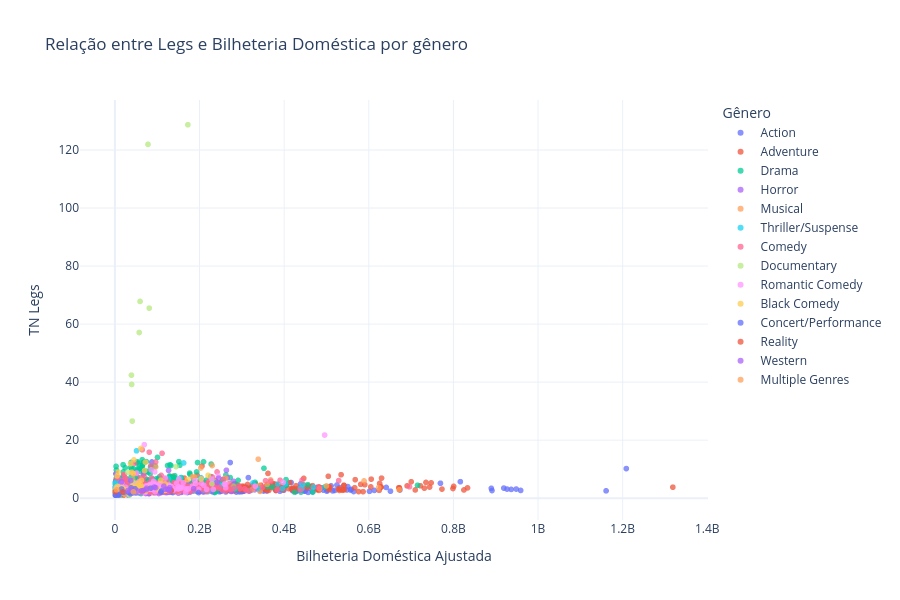

Here is the notebook cell this chart was saved with:
### Markdown cell above
### 1 | Arrecadação na estreia vs. Legs como influência no box office:
___

### Code cell
fig = px.scatter(
    df,
    y='tn_legs',          # Eixo X: Multiplicador de "pernas" (sustentabilidade do filme)
    x='domestic_bo',      # Eixo Y: Bilheteria doméstica ajustada pela inflação
    hover_name='nome',    # Exibe o nome do filme ao passar o mouse
    hover_data=['year', 'rating', 'estreia_bilheteria'], # Dados extras no tooltip
    color='genre',        # Opcional: Colorir os pontos por gênero (se a coluna existir)
    title='Relação entre Legs e Bilheteria Doméstica por gênero',
    labels={
        'tn_legs': 'TN Legs (Multiplicador)',
        'domestic_bo': 'Bilheteria Doméstica Ajustada ($)',
        'genre': 'Gênero'
    },
    opacity=0.75
)

# 3. Ajustes visuais (Opcional, mas altamente recomendado para bilheterias)
fig.update_layout(
    yaxis_title='TN Legs',
    xaxis_title='Bilheteria Doméstica Ajustada',
    #yaxis_type='log',     # Transforma o eixo Y em escala logarítmica para melhor visualização
    width=900,
    height=600,
    template='plotly_white'
)

# Exibe o gráfico interativo
fig.show()

### Figure 1 — Plotly figure (JSON) as saved in the notebook; plotly's stock layout.template omitted (floating-point values rounded to 4 significant figures; data arrays with more than 128 entries replaced by an {"elided": "..."} marker saying what was removed)
{"data": [{"customdata": {"elided": "462x3 mixed values"}, "hovertemplate": "<b>%{hovertext}</b><br><br>Gênero=Action<br>Bilheteria Doméstica Ajustada ($)=%{x}<br>TN Legs (Multiplicador)=%{y}<br>year=%{customdata[0]}<br>rating=%{customdata[1]}<br>estreia_bilheteria=%{customdata[2]}<extra></extra>", "hovertext": {"elided": "462 str values"}, "legendgroup": "Action", "marker": {"color": "#636efa", "opacity": 0.75, "symbol": "circle"}, "mode": "markers", "name": "Action", "showlegend": true, "type": "scattergl", "x": {"elided": "462 float values"}, "xaxis": "x", "y": {"elided": "462 float values"}, "yaxis": "y"}, {"customdata": {"elided": "457x3 mixed values"}, "hovertemplate": "<b>%{hovertext}</b><br><br>Gênero=Adventure<br>Bilheteria Doméstica Ajustada ($)=%{x}<br>TN Legs (Multiplicador)=%{y}<br>year=%{customdata[0]}<br>rating=%{customdata[1]}<br>estreia_bilheteria=%{customdata[2]}<extra></extra>", "hovertext": {"elided": "457 str values"}, "legendgroup": "Adventure", "marker": {"color": "#EF553B", "opacity": 0.75, "symbol": "circle"}, "mode": "markers", "name": "Adventure", "showlegend": true, "type": "scattergl", "x": {"elided": "457 float values"}, "xaxis": "x", "y": {"elided": "457 float values"}, "yaxis": "y"}, {"customdata": {"elided": "458x3 mixed values"}, "hovertemplate": "<b>%{hovertext}</b><br><br>Gênero=Drama<br>Bilheteria Doméstica Ajustada ($)=%{x}<br>TN Legs (Multiplicador)=%{y}<br>year=%{customdata[0]}<br>rating=%{customdata[1]}<br>estreia_bilheteria=%{customdata[2]}<extra></extra>", "hovertext": {"elided": "458 str values"}, "legendgroup": "Drama", "marker": {"color": "#00cc96", "opacity": 0.75, "symbol": "circle"}, "mode": "markers", "name": "Drama", "showlegend": true, "type": "scattergl", "x": {"elided": "458 float values"}, "xaxis": "x", "y": {"elided": "458 float values"}, "yaxis": "y"}, {"customdata": {"elided": "293x3 mixed values"}, "hovertemplate": "<b>%{hovertext}</b><br><br>Gênero=Horror<br>Bilheteria Doméstica Ajustada ($)=%{x}<br>TN Legs (Multiplicador)=%{y}<br>year=%{customdata[0]}<br>rating=%{customdata[1]}<br>estreia_bilheteria=%{customdata[2]}<extra></extra>", "hovertext": {"elided": "293 str values"}, "legendgroup": "Horror", "marker": {"color": "#ab63fa", "opacity": 0.75, "symbol": "circle"}, "mode": "markers", "name": "Horror", "showlegend": true, "type": "scattergl", "x": {"elided": "293 float values"}, "xaxis": "x", "y": {"elided": "293 float values"}, "yaxis": "y"}, {"customdata": {"elided": "52x3 mixed values"}, "hovertemplate": "<b>%{hovertext}</b><br><br>Gênero=Musical<br>Bilheteria Doméstica Ajustada ($)=%{x}<br>TN Legs (Multiplicador)=%{y}<br>year=%{customdata[0]}<br>rating=%{customdata[1]}<br>estreia_bilheteria=%{customdata[2]}<extra></extra>", "hovertext": ["Moana (2026)", "Drummer Boy (2026)", "Wicked: For Good (2025)", "Disney’s Snow White (2025)", "David (2025)", "Gabby’s Dollhouse: The Movie (2025)", "KPop Demon Hunters (2025)", "Wicked (2024)", "Moana 2 (2024)", "Mufasa: The Lion King (2024)", "Mean Girls (2024)", "The Little Mermaid (2023)", "Wonka (2023)", "The Color Purple (2023)", "Lyle, Lyle, Crocodile (2022)", "Sing 2 (2021)", "West Side Story (2021)", "In the Heights (2021)", "Dear Evan Hansen (2021)", "Hamilton (2020)", "The Forgotten Carols (2020)", "Frozen II (2019)", "Cats (2019)", "Mary Poppins Returns (2018)", "Mamma Mia: Here We Go Again! (2018)", "Beauty and the Beast (2017)", "Coco (2017)", "The Greatest Showman (2017)", "Sing (2016)", "Moana (2016)", "La La Land (2016)", "Into the Woods (2014)", "Annie (2014)", "Frozen (2013)", "Les Misérables (2012)", "Rock of Ages (2012)", "Joyful Noise (2012)", "Happy Feet Two (2011)", "Burlesque (2010)", "Mamma Mia! (2008)", "High School Musical 3: Senior Year (2008)", "Enchanted (2007)", "Hairspray (2007)", "Sweeney Todd: The Demon Barber of Fleet Street (2007)", "Across the Universe (2007)", "Happy Feet (2006)", "Dreamgirls (2006)", "Rent (2005)", "The Phantom of the Opera (2004)", "Chicago (2002)", "Eight Crazy Nights (2002)", "Moulin Rouge! (2001)"], "legendgroup": "Musical", "marker": {"color": "#FFA15A", "opacity": 0.75, "symbol": "circle"}, "mode": "markers", "name": "Musical", "showlegend": true, "type": "scattergl", "x": [126200000.0, 9313000.0, 342900000.0, 87200000.0, 80380000.0, 32010000.0, 24300000.0, 499900000.0, 483600000.0, 261900000.0, 76750000.0, 326000000.0, 235900000.0, 65680000.0, 53250000.0, 188000000.0, 44900000.0, 35250000.0, 17640000.0, 16950000.0, 654200.0, 623200000.0, 35450000.0, 225300000.0, 158400000.0, 672000000.0, 280000000.0, 229900000.0, 368000000.0, 341900000.0, 203000000.0, 184500000.0, 124500000.0, 588800000.0, 221700000.0, 57870000.0, 46480000.0, 96520000.0, 59770000.0, 227000000.0, 150800000.0, 220900000.0, 206600000.0, 90340000.0, 42320000.0, 359600000.0, 182900000.0, 54250000.0, 96400000.0, 338700000.0, 48580000.0, 121200000.0], "xaxis": "x", "y": [2.93, 1.0, 2.33, 2.07, 3.65, 2.34, 1.27, 4.22, 3.29, 6.92, 2.53, 3.12, 5.6, 5.16, 4.11, 7.29, 3.64, 2.61, 2.02, 1.68, 4.79, 3.66, 4.1, 6.06, 3.45, 2.88, 4.14, 11.23, 6.3, 4.39, 10.4, 4.12, 5.21, 5.95, 5.47, 2.67, 2.76, 3.01, 3.3, 5.22, 2.15, 3.71, 4.33, 5.69, 6.36, 4.77, 7.33, 2.9, 10.79, 13.43, 2.5, 4.18], "yaxis": "y"}, {"customdata": {"elided": "283x3 mixed values"}, "hovertemplate": "<b>%{hovertext}</b><br><br>Gênero=Thriller/Suspense<br>Bilheteria Doméstica Ajustada ($)=%{x}<br>TN Legs (Multiplicador)=%{y}<br>year=%{customdata[0]}<br>rating=%{customdata[1]}<br>estreia_bilheteria=%{customdata[2]}<extra></extra>", "hovertext": {"elided": "283 str values"}, "legendgroup": "Thriller/Suspense", "marker": {"color": "#19d3f3", "opacity": 0.75, "symbol": "circle"}, "mode": "markers", "name": "Thriller/Suspense", "showlegend": true, "type": "scattergl", "x": {"elided": "283 float values"}, "xaxis": "x", "y": {"elided": "283 float values"}, "yaxis": "y"}, {"customdata": {"elided": "436x3 mixed values"}, "hovertemplate": "<b>%{hovertext}</b><br><br>Gênero=Comedy<br>Bilheteria Doméstica Ajustada ($)=%{x}<br>TN Legs (Multiplicador)=%{y}<br>year=%{customdata[0]}<br>rating=%{customdata[1]}<br>estreia_bilheteria=%{customdata[2]}<extra></extra>", "hovertext": {"elided": "436 str values"}, "legendgroup": "Comedy", "marker": {"color": "#FF6692", "opacity": 0.75, "symbol": "circle"}, "mode": "markers", "name": "Comedy", "showlegend": true, "type": "scattergl", "x": {"elided": "436 float values"}, "xaxis": "x", "y": {"elided": "436 float values"}, "yaxis": "y"}, {"customdata": [[2026, "R", 15601418], [2026, "PG", 7161605], [2026, "PG-13", 3215438], [2025, "Not", 34062774], [2025, "PG-13", 2578510], [2024, "PG-13", 4805000.0], [2024, "PG", 4073000.0], [2023, "PG-13", 5223000.0], [2022, "PG-13", 1397000.0], [2021, "R", 2339000.0], [2021, "PG-13", 761600.0], [2020, null, 1302827], [2020, "R", 49280.0], [2018, "PG-13", 624200.0], [2012, "PG", 47490.0], [2012, "G", 16040000.0], [2011, "G", 921100.0], [2010, "G", 608400.0], [2009, "PG", 37050000.0], [2009, "G", 1004000.0], [2009, "G", 14070000.0], [2007, "PG-13", 119900.0], [2007, "Not", 1009000.0], [2006, "G", 1215000.0], [2005, "G", 256500.0], [2005, "Not", 874853], [2004, "R", 46070000.0], [2002, "Not", 812900.0], [2000, "Not", null], [2000, "Not", 1269000.0]], "hovertemplate": "<b>%{hovertext}</b><br><br>Gênero=Documentary<br>Bilheteria Doméstica Ajustada ($)=%{x}<br>TN Legs (Multiplicador)=%{y}<br>year=%{customdata[0]}<br>rating=%{customdata[1]}<br>estreia_bilheteria=%{customdata[2]}<extra></extra>", "hovertext": ["You Can See Everything (2026)", "Melania (2026)", "EPiC: Elvis Presley in Concert (2026)", "Taylor Swift | The Official Release Party of a Showgirl (2025)", "Becoming Led Zeppelin (2025)", "Am I Racist? (2024)", "Piece by Piece (2024)", "After Death (2023)", "Moonage Daydream (2022)", "Roadrunner: A Film About Anthony Bourdain (2021)", "Summer of Soul (…Or, When the Revolution Could Not Be Televised) (2021)", "Break the Silence: The Movie (브레이크 더 사일런스: 더 무비) (2020)", "Once Were Brothers: Robbie Robertson and The Band (2020)", "Won’t You Be My Neighbor? (2018)", "2016: Obama’s America (2012)", "Chimpanzee (2012)", "Born to be Wild 3D (2011)", "Hubble 3D (2010)", "Michael Jackson’s This Is It (2009)", "Under the Sea 3D (2009)", "Earth (2009)", "Sicko (2007)", "Sea Monsters: A Prehistoric Adventure (2007)", "Deep Sea 3D (2006)", "La Marche de L’empereur (2005)", "Magnificent Desolation (2005)", "Fahrenheit 9/11 (2004)", "Space Station (2002)", "Dolphins (2000)", "Michael Jordan to the MAX (2000)"], "legendgroup": "Documentary", "marker": {"color": "#B6E880", "opacity": 0.75, "symbol": "circle"}, "mode": "markers", "name": "Documentary", "showlegend": true, "type": "scattergl", "x": [79800000.0, 16360000.0, 13570000.0, 34060000.0, 10400000.0, 13020000.0, 10320000.0, 11870000.0, 4846000.0, 6297000.0, 2729000.0, 1303000.0, 585700.0, 29980000.0, 50110000.0, 43520000.0, 39060000.0, 78160000.0, 115000000.0, 57310000.0, 51050000.0, 42660000.0, 39560000.0, 81020000.0, 144500000.0, 59320000.0, 229400000.0, 172400000.0, 113300000.0, 40910000.0], "xaxis": "x", "y": [4.26, 2.28, 3.87, 1.0, 4.03, 2.71, 2.53, 2.27, 3.47, 2.69, 3.58, 1.0, 2.65, 8.88, 5.12, 2.71, 42.4, 122.0, 3.1, 57.1, 3.63, 5.45, 39.2, 65.51, 10.88, 67.81, 4.98, 128.7, NaN, 26.56], "yaxis": "y"}, {"customdata": {"elided": "133x3 mixed values"}, "hovertemplate": "<b>%{hovertext}</b><br><br>Gênero=Romantic Comedy<br>Bilheteria Doméstica Ajustada ($)=%{x}<br>TN Legs (Multiplicador)=%{y}<br>year=%{customdata[0]}<br>rating=%{customdata[1]}<br>estreia_bilheteria=%{customdata[2]}<extra></extra>", "hovertext": {"elided": "133 str values"}, "legendgroup": "Romantic Comedy", "marker": {"color": "#FF97FF", "opacity": 0.75, "symbol": "circle"}, "mode": "markers", "name": "Romantic Comedy", "showlegend": true, "type": "scattergl", "x": {"elided": "133 float values"}, "xaxis": "x", "y": {"elided": "133 float values"}, "yaxis": "y"}, {"customdata": {"elided": "51x3 mixed values"}, "hovertemplate": "<b>%{hovertext}</b><br><br>Gênero=Black Comedy<br>Bilheteria Doméstica Ajustada ($)=%{x}<br>TN Legs (Multiplicador)=%{y}<br>year=%{customdata[0]}<br>rating=%{customdata[1]}<br>estreia_bilheteria=%{customdata[2]}<extra></extra>", "hovertext": ["Ready or Not 2: Here I Come (2025)", "Digger (2026)", "How to Make a Killing (2026)", "Mickey 17 (2025)", "The Monkey (2025)", "Roofman (2025)", "Companion (2025)", "The Phoenician Scheme (2025)", "Bugonia (2025)", "Friendship (2025)", "The Roses (2025)", "Death of a Unicorn (2025)", "Cocaine Bear (2023)", "Poor Things (2023)", "The Menu (2022)", "Triangle of Sadness (2022)", "Vengeance (2022)", "Zola (2021)", "Promising Young Woman (2020)", "Parasite (기생충) (2019)", "Jojo Rabbit (2019)", "Ready or Not (2019)", "BlacKkKlansman (2018)", "Vice (2018)", "The Favourite (2018)", "Three Billboards Outside Ebbing, Missouri (2017)", "I, Tonya (2017)", "Rough Night (2017)", "War Dogs (2016)", "The Nice Guys (2016)", "Horrible Bosses 2 (2014)", "Birdman or (The Unexpected Virtue of Ignorance) (2014)", "American Hustle (2013)", "The Wolf of Wall Street (2013)", "August: Osage County (2013)", "The Family (2013)", "Dark Shadows (2012)", "30 Minutes or Less (2011)", "50/50 (2011)", "The Sitter (2011)", "Kick-Ass (2010)", "Death at a Funeral (2010)", "The Men Who Stare at Goats (2009)", "Burn After Reading (2008)", "Fun with Dick & Jane (2005)", "The Stepford Wives (2004)", "The Ladykillers (2004)", "Bad Santa (2003)", "The Royal Tenenbaums (2001)", "Snatch (2000)", "Nurse Betty (2000)"], "legendgroup": "Black Comedy", "marker": {"color": "#FECB52", "opacity": 0.75, "symbol": "circle"}, "mode": "markers", "name": "Black Comedy", "showlegend": true, "type": "scattergl", "x": [22990000.0, 18180000.0, 7852000.0, 46140000.0, 39720000.0, 22740000.0, 20870000.0, 19560000.0, 17690000.0, 16230000.0, 15300000.0, 12520000.0, 70700000.0, 36880000.0, 41240000.0, 5213000.0, 4919000.0, 5697000.0, 7751000.0, 70090000.0, 43540000.0, 37490000.0, 61170000.0, 62600000.0, 44990000.0, 72060000.0, 39450000.0, 29470000.0, 59500000.0, 50140000.0, 79580000.0, 61170000.0, 220200000.0, 171500000.0, 55250000.0, 54310000.0, 119800000.0, 55880000.0, 49940000.0, 46040000.0, 72870000.0, 64790000.0, 51680000.0, 100500000.0, 204000000.0, 114500000.0, 76440000.0, 118600000.0, 108400000.0, 63600000.0, 55850000.0], "xaxis": "x", "y": [2.53, 2.27, 2.25, 2.43, 2.83, 2.8, 2.24, 3.12, 3.52, 3.12, 2.44, 2.16, 2.78, 11.87, 4.28, 7.67, 2.47, 4.04, 8.98, 9.48, 8.44, 3.58, 4.54, 6.16, 13.19, 12.38, 8.93, 2.76, 2.93, 3.24, 3.52, 17.13, 7.86, 6.35, 5.12, 2.63, 2.69, 2.78, 4.05, 3.1, 2.42, 2.64, 2.55, 3.16, 6.69, 2.78, 3.14, 4.89, 6.15, 3.76, 3.52], "yaxis": "y"}, {"customdata": [[2026, null, 10261123], [2026, "PG-13", 7011311], [2026, "Not", 5710133], [2023, "PG-13", 101900000.0], [2023, "Not", 23820000.0], [2022, null, 7768893], [2021, null, 4992000.0], [2020, "Not", 1498253], [2020, "Not", 1124348], [2016, "R", 16270000.0], [2013, "R", 14760000.0], [2013, "PG", 23270000.0], [2012, "PG", 10730000.0], [2011, "G", 44510000.0], [2008, "G", 51830000.0], [2000, "R", 24530000.0]], "hovertemplate": "<b>%{hovertext}</b><br><br>Gênero=Concert/Performance<br>Bilheteria Doméstica Ajustada ($)=%{x}<br>TN Legs (Multiplicador)=%{y}<br>year=%{customdata[0]}<br>rating=%{customdata[1]}<br>estreia_bilheteria=%{customdata[2]}<extra></extra>", "hovertext": ["Hadestown: The Musical (2026)", "Billie Eilish: Hit Me Hard and Soft—The Tour (2026)", "Stray Kids: The DominATE experience (2026)", "TAYLOR SWIFT | THE ERAS TOUR (2023)", "RENAISSANCE: A FILM BY BEYONCÉ (2023)", "BTS Permission to Dance on Stage Seoul — Live Viewing (2022)", "Christmas with the Chosen: The Messengers (2021)", "Met Opera — Agrippina (2020)", "Met Opera: Wozzeck (2020)", "Kevin Hart: What Now? (2016)", "Kevin Hart: Let Me Explain (2013)", "One Direction: This is Us (2013)", "Katy Perry: Part of Me (2012)", "Justin Bieber: Never Say Never (2011)", "Hannah Montana and Miley Cyrus: Best of Both Worlds Concert Tour (2008)", "The Original Kings of Comedy (2000)"], "legendgroup": "Concert/Performance", "marker": {"color": "#636efa", "opacity": 0.75, "symbol": "circle"}, "mode": "markers", "name": "Concert/Performance", "showlegend": true, "type": "scattergl", "x": [20730000.0, 9901000.0, 7233000.0, 197600000.0, 37030000.0, 7769000.0, 15740000.0, 1498000.0, 1124000.0, 32620000.0, 47430000.0, 42480000.0, 38050000.0, 110100000.0, 108700000.0, 84690000.0], "xaxis": "x", "y": [2.02, 1.41, 1.27, 1.94, 1.55, 1.0, 3.15, 1.0, 1.0, 2.0, 3.21, 1.83, 3.55, 2.47, 2.1, 3.45], "yaxis": "y"}, {"customdata": [[2026, "R", 8464977], [2022, "R", 26300000.0], [2020, "Not", 283900.0], [2006, "R", 52960000.0], [2002, "R", 46850000.0]], "hovertemplate": "<b>%{hovertext}</b><br><br>Gênero=Reality<br>Bilheteria Doméstica Ajustada ($)=%{x}<br>TN Legs (Multiplicador)=%{y}<br>year=%{customdata[0]}<br>rating=%{customdata[1]}<br>estreia_bilheteria=%{customdata[2]}<extra></extra>", "hovertext": ["Jackass: Best and Last (2026)", "jackass forever (2022)", "CatVideoFest 2020 (2020)", "Jackass: Number Two (2006)", "Jackass: The Movie (2002)"], "legendgroup": "Reality", "marker": {"color": "#EF553B", "opacity": 0.75, "symbol": "circle"}, "mode": "markers", "name": "Reality", "showlegend": true, "type": "scattergl", "x": [18270000.0, 65590000.0, 623800.0, 132900000.0, 132300000.0], "xaxis": "x", "y": [2.16, 2.49, 2.2, 2.51, 2.82], "yaxis": "y"}, {"customdata": [[2024, "R", 11690000.0], [2023, "R", 25410000.0], [2020, "PG-13", 2730000.0], [2017, "PG-13", 25540000.0], [2017, "R", 30000.0], [2016, "PG-13", 47980000.0], [2016, "R", 859100.0], [2015, "R", 6416000.0], [2014, "R", 24590000.0], [2013, "PG-13", 40640000.0], [2012, "R", 44710000.0], [2011, "PG", 57430000.0], [2010, "PG-13", 35500000.0], [2007, "R", 2092000.0], [2007, "R", 24400000.0], [2004, "PG-13", 36260000.0], [2004, "PG", 26730000.0], [2003, "PG-13", 38880000.0], [2003, "R", 27860000.0], [2003, "R", 21470000.0], [2000, "PG-13", 43600000.0]], "hovertemplate": "<b>%{hovertext}</b><br><br>Gênero=Western<br>Bilheteria Doméstica Ajustada ($)=%{x}<br>TN Legs (Multiplicador)=%{y}<br>year=%{customdata[0]}<br>rating=%{customdata[1]}<br>estreia_bilheteria=%{customdata[2]}<extra></extra>", "hovertext": ["Horizon: An American Saga Chapter 1 (2024)", "Killers of the Flower Moon (2023)", "News of the World (2020)", "The Dark Tower (2017)", "Hostiles (2017)", "The Magnificent Seven (2016)", "Hell or High Water (2016)", "The Hateful Eight (2015)", "A Million Ways to Die in The West (2014)", "The Lone Ranger (2013)", "Django Unchained (2012)", "Rango (2011)", "True Grit (2010)", "No Country for Old Men (2007)", "3:10 to Yuma (2007)", "Hidalgo (2004)", "Home on the Range (2004)", "Shanghai Knights (2003)", "Open Range (2003)", "The Missing (2003)", "Shanghai Noon (2000)"], "legendgroup": "Western", "marker": {"color": "#ab63fa", "opacity": 0.75, "symbol": "circle"}, "mode": "markers", "name": "Western", "showlegend": true, "type": "scattergl", "x": [30700000.0, 74350000.0, 15370000.0, 67600000.0, 39150000.0, 129200000.0, 37340000.0, 75310000.0, 62540000.0, 124200000.0, 241700000.0, 186200000.0, 244900000.0, 126700000.0, 93190000.0, 129600000.0, 96350000.0, 119900000.0, 115700000.0, 53300000.0, 126300000.0], "xaxis": "x", "y": [2.63, 2.93, 5.63, 2.65, 2.95, 2.69, 6.08, 3.45, 2.54, 3.06, 5.4, 3.24, 6.9, 9.55, 3.82, 3.57, 3.6, 3.08, 4.15, 2.48, 2.9], "yaxis": "y"}, {"customdata": [[2020, "Not", 1505000.0], [2007, "R", 20160000.0]], "hovertemplate": "<b>%{hovertext}</b><br><br>Gênero=Multiple Genres<br>Bilheteria Doméstica Ajustada ($)=%{x}<br>TN Legs (Multiplicador)=%{y}<br>year=%{customdata[0]}<br>rating=%{customdata[1]}<br>estreia_bilheteria=%{customdata[2]}<extra></extra>", "hovertext": ["2020 Oscar Shorts (2020)", "Grindhouse (2007)"], "legendgroup": "Multiple Genres", "marker": {"color": "#FFA15A", "opacity": 0.75, "symbol": "circle"}, "mode": "markers", "name": "Multiple Genres", "showlegend": true, "type": "scattergl", "x": [4306000.0, 43510000.0], "xaxis": "x", "y": [2.86, 2.16], "yaxis": "y"}], "layout": {"height": 600, "legend": {"title": {"text": "Gênero"}, "tracegroupgap": 0}, "title": {"text": "Relação entre Legs e Bilheteria Doméstica por gênero"}, "width": 900, "xaxis": {"anchor": "y", "domain": [0, 1], "title": {"text": "Bilheteria Doméstica Ajustada"}}, "yaxis": {"anchor": "x", "domain": [0, 1], "title": {"text": "TN Legs"}}}}
